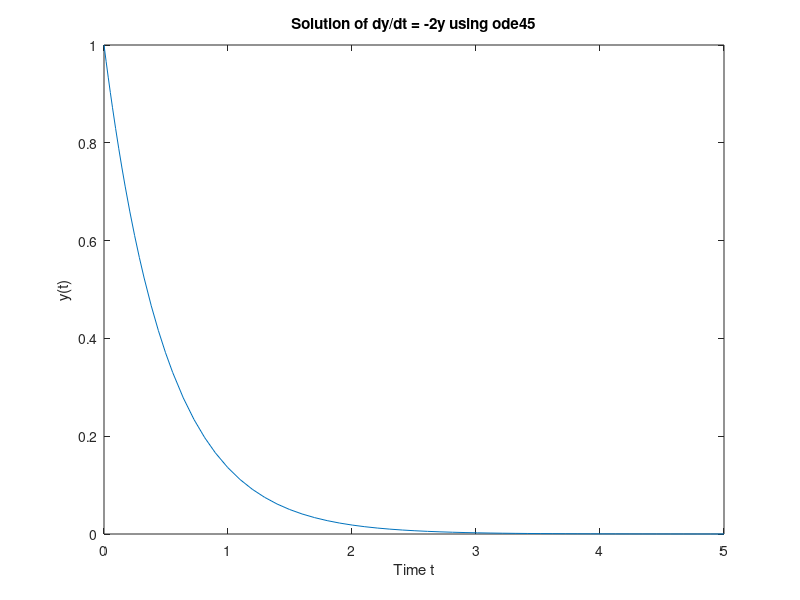

This figure's MATLAB source:
f = @(t,y) -2*y;
[t,y] = ode45(f, [0 5], 1);
plot(t,y)
title('Solution of dy/dt = -2y using ode45')
xlabel('Time t')
ylabel('y(t)')
